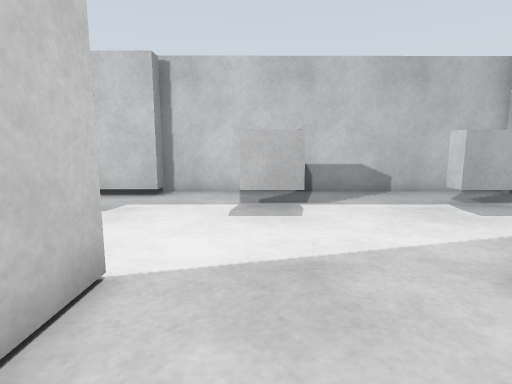
view 1 (above)

13 first-person views from a walk through a world built for the Gazebo simulator. The camera is 0.32 m above the floor, tilts 8° down and sees 80° across. The floor is counted in squares, 0.2 m on a side. Each view is taken from the middle of a square. On the plan, view 1 faces up. The plan holds only what a view shows up to about 15 squares ahead; the rest is blank.

view 2
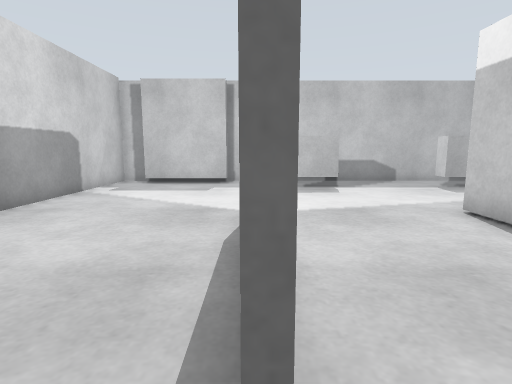

view 3
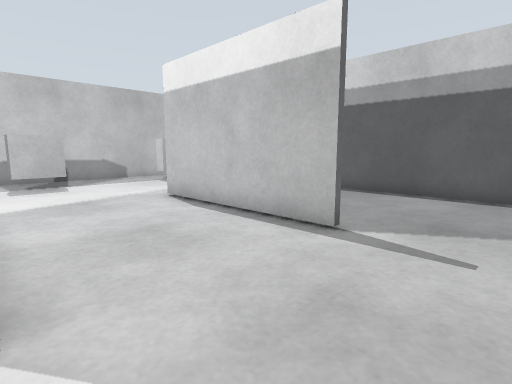

view 4
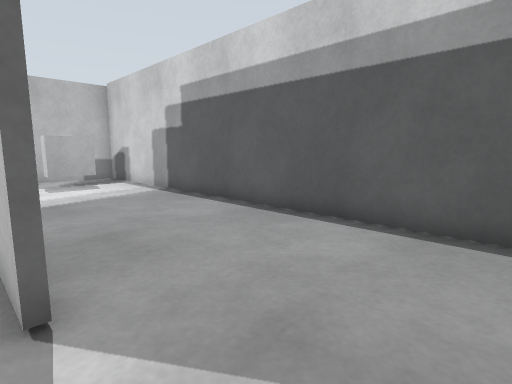

view 5
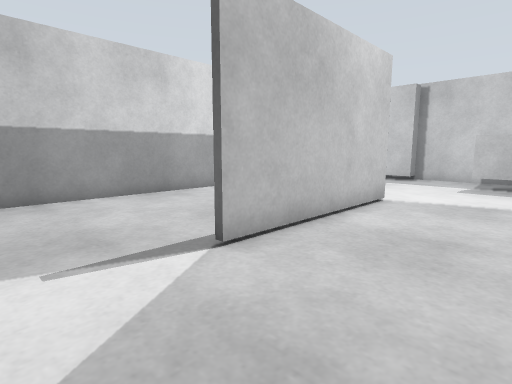

view 6
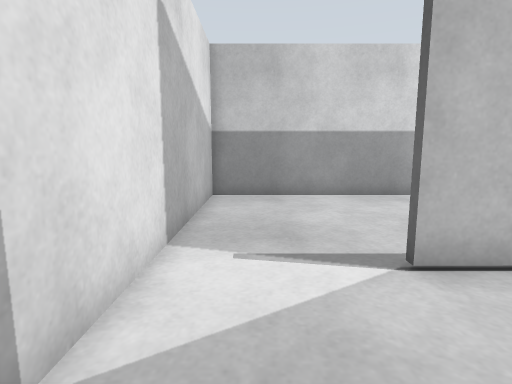

view 7
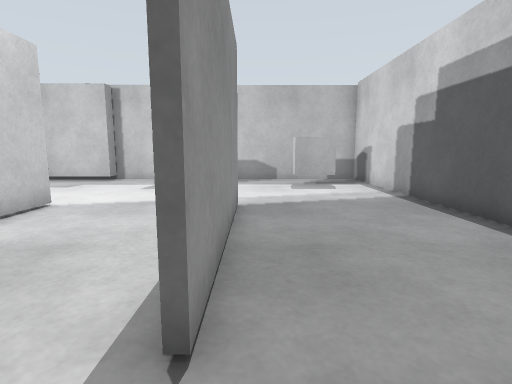

view 8
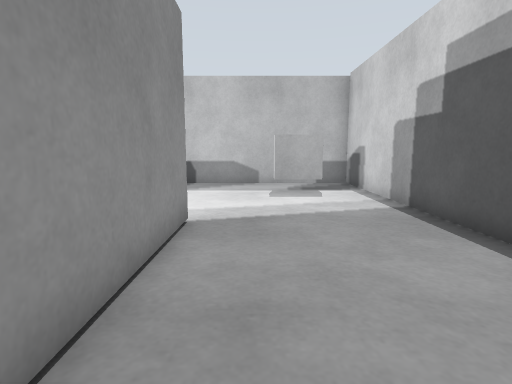

view 9
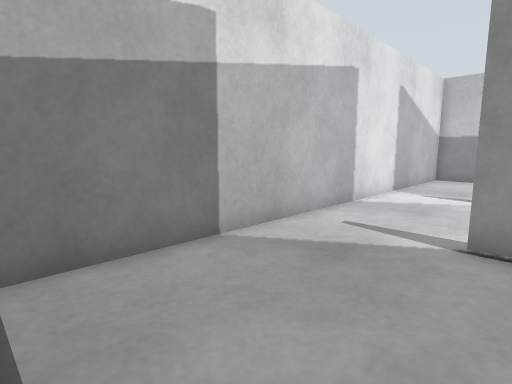

view 10
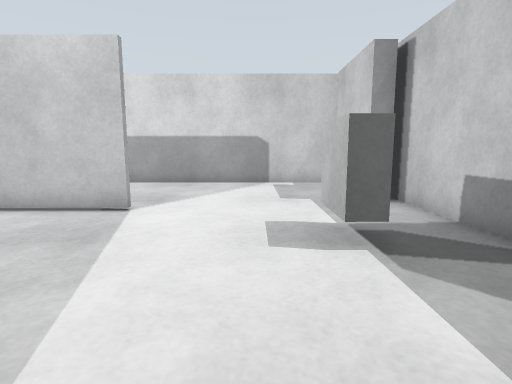

view 11
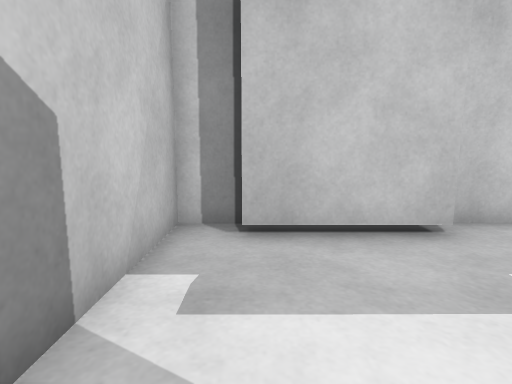

view 12
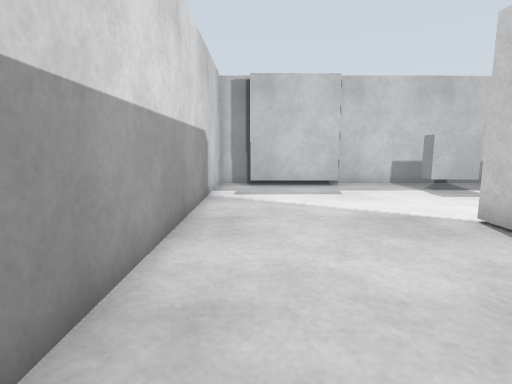

view 13
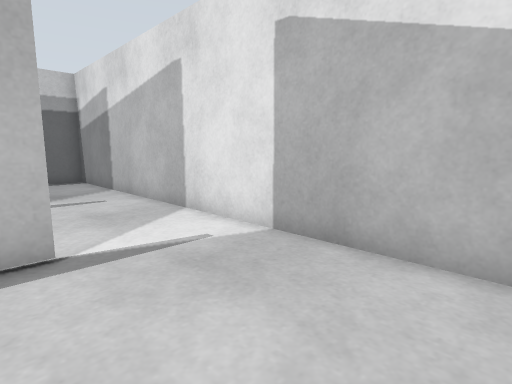

### Floor plan
Points are (right, up) in squares from view 1. A wall is a line through its corners. A room is listed if a view was taken in it or the views show most of it. See-through windows are left out.
Room 1 (views 1, 2, 3, 4, 5, 6, 7, 8, 9, 10, 11, 12, 13)
walls: (3.5, 3.7) (3.5, -3); (-2.1, 2.7) (-2.1, 3.7); (-1.9, 3.7) (-1.8, -3); (3.3, -3) (3.3, 3.7); (-2.1, -3) (-2.1, -2.2); (1.3, 9.2) (1.3, 8.4) (-0.4, 8.4) (-0.4, 9.2); (7.6, 8.4) (5.7, 8.4) (5.7, 9.2); (-3.4, 11.1) (-3.4, 10.4) (-7.3, 10.4); (-7.2, 11.5) (-8.7, 11.5) (-8.6, -6.5) (9.4, -6.5) (9.3, 11.5) (-4.1, 11.5)

Positions as (right, up) in squares from view 1, and headings:
1: (0, 0), facing up
2: (-2, -4), facing up
3: (-2, -6), facing up-right
4: (3, -6), facing up-right
5: (2, -6), facing up-left
6: (2, -5), facing left
7: (4, -5), facing up
8: (5, -3), facing up
9: (9, -2), facing down-left
10: (6, 7), facing left
11: (-7, 5), facing up
12: (-7, -3), facing up
13: (-7, -2), facing down-right
